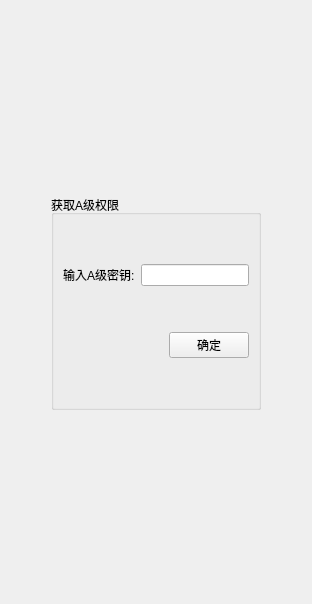
                 <widget class="QWidget" name="page_20">
                  <layout class="QVBoxLayout" name="verticalLayout_32">
                   <item>
                    <spacer name="verticalSpacer_21">
                     <property name="orientation">
                      <enum>Qt::Vertical</enum>
                     </property>
                     <property name="sizeHint" stdset="0">
                      <size>
                       <width>20</width>
                       <height>184</height>
                      </size>
                     </property>
                    </spacer>
                   </item>
                   <item>
                    <layout class="QHBoxLayout" name="horizontalLayout_28">
                     <item>
                      <spacer name="horizontalSpacer_3">
                       <property name="orientation">
                        <enum>Qt::Horizontal</enum>
                       </property>
                       <property name="sizeHint" stdset="0">
                        <size>
                         <width>40</width>
                         <height>20</height>
                        </size>
                       </property>
                      </spacer>
                     </item>
                     <item>
                      <widget class="QGroupBox" name="groupBox_3">
                       <property name="title">
                        <string>获取A级权限</string>
                       </property>
                       <layout class="QVBoxLayout" name="verticalLayout_31">
                        <item>
                         <spacer name="verticalSpacer_53">
                          <property name="orientation">
                           <enum>Qt::Vertical</enum>
                          </property>
                          <property name="sizeHint" stdset="0">
                           <size>
                            <width>20</width>
                            <height>40</height>
                           </size>
                          </property>
                         </spacer>
                        </item>
                        <item>
                         <layout class="QHBoxLayout" name="horizontalLayout_27">
                          <item>
                           <widget class="QLabel" name="label_11">
                            <property name="text">
                             <string>输入A级密钥:</string>
                            </property>
                           </widget>
                          </item>
                          <item>
                           <widget class="QLineEdit" name="lineEdit_11">
                            <property name="echoMode">
                             <enum>QLineEdit::Password</enum>
                            </property>
                           </widget>
                          </item>
                         </layout>
                        </item>
                        <item>
                         <spacer name="verticalSpacer_54">
                          <property name="orientation">
                           <enum>Qt::Vertical</enum>
                          </property>
                          <property name="sizeHint" stdset="0">
                           <size>
                            <width>20</width>
                            <height>40</height>
                           </size>
                          </property>
                         </spacer>
                        </item>
                        <item>
                         <layout class="QHBoxLayout" name="horizontalLayout_68">
                          <item>
                           <spacer name="horizontalSpacer_24">
                            <property name="orientation">
                             <enum>Qt::Horizontal</enum>
                            </property>
                            <property name="sizeHint" stdset="0">
                             <size>
                              <width>40</width>
                              <height>20</height>
                             </size>
                            </property>
                           </spacer>
                          </item>
                          <item>
                           <widget class="QPushButton" name="pushButton_57">
                            <property name="minimumSize">
                             <size>
                              <width>75</width>
                              <height>0</height>
                             </size>
                            </property>
                            <property name="text">
                             <string>确定</string>
                            </property>
                            <property name="icon">
                             <iconset>
                              <normaloff>:/image/confirm.ico</normaloff>:/image/confirm.ico</iconset>
                            </property>
                           </widget>
                          </item>
                         </layout>
                        </item>
                        <item>
                         <spacer name="verticalSpacer_55">
                          <property name="orientation">
                           <enum>Qt::Vertical</enum>
                          </property>
                          <property name="sizeHint" stdset="0">
                           <size>
                            <width>20</width>
                            <height>40</height>
                           </size>
                          </property>
                         </spacer>
                        </item>
                       </layout>
                      </widget>
                     </item>
                     <item>
                      <spacer name="horizontalSpacer_4">
                       <property name="orientation">
                        <enum>Qt::Horizontal</enum>
                       </property>
                       <property name="sizeHint" stdset="0">
                        <size>
                         <width>40</width>
                         <height>20</height>
                        </size>
                       </property>
                      </spacer>
                     </item>
                    </layout>
                   </item>
                   <item>
                    <spacer name="verticalSpacer_22">
                     <property name="orientation">
                      <enum>Qt::Vertical</enum>
                     </property>
                     <property name="sizeHint" stdset="0">
                      <size>
                       <width>20</width>
                       <height>183</height>
                      </size>
                     </property>
                    </spacer>
                   </item>
                  </layout>
                 </widget>
